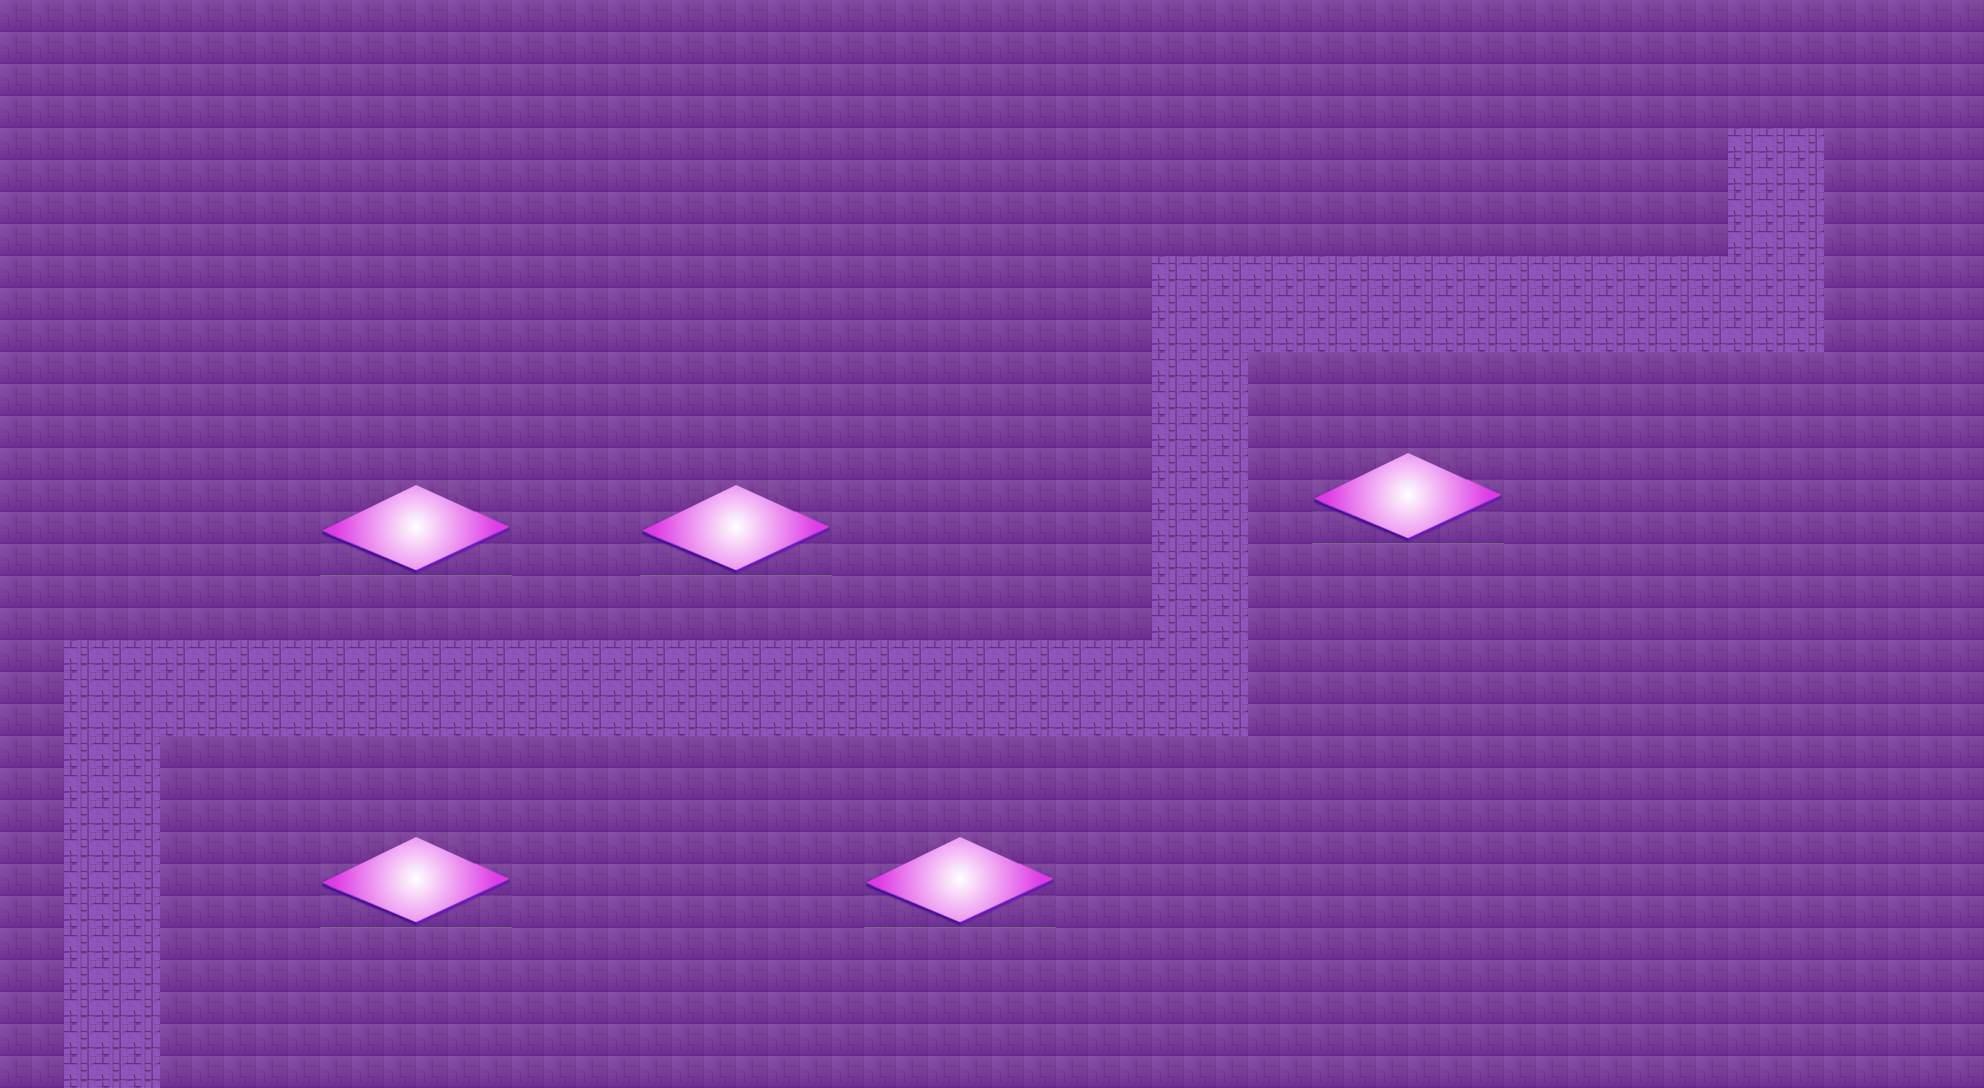

This is a level from a 2D game, rendered from its Tiled map with the project's own tilesets. A one-line summary and the map file follow, with tile-layer data summarised:
An orthogonal 62x34 tile map with 32x32 px tiles, 2 tile layers (background, Towers), 2 tilesets and 12 objects (Startpoint, Endpoint).

<map version="1.10" tiledversion="1.10.2" orientation="orthogonal" renderorder="left-up" width="62" height="34" tilewidth="32" tileheight="32" infinite="0" nextlayerid="6" nextobjectid="33">
 <tileset firstgid="1" name="Background" tilewidth="32" tileheight="32" tilecount="7" columns="0">
  <grid orientation="orthogonal" width="1" height="1" />
  <tile id="0">
   <image width="32" height="32" source="../tiles/background-tile-1.png" />
  </tile>
  <tile id="1">
   <image width="32" height="32" source="../tiles/background-tile-2.png" />
  </tile>
  <tile id="2">
   <image width="32" height="32" source="../tiles/background-tile-3.png" />
  </tile>
  <tile id="3">
   <image width="32" height="32" source="../tiles/background-tile-4.png" />
  </tile>
  <tile id="4">
   <image width="32" height="32" source="../tiles/background-tile-5.png" />
  </tile>
  <tile id="5">
   <image width="32" height="32" source="../tiles/path-tile.png" />
  </tile>
  <tile id="7" type="WayPoint">
   <properties>
    <property name="isWayPoint" type="bool" value="true" />
   </properties>
   <image width="32" height="32" source="../tiles/path-tile.png" />
  </tile>
 </tileset>
 <tileset firstgid="9" name="tower-base-empty" tilewidth="32" tileheight="32" tilecount="18" columns="6">
  <image source="../buildings/tower-base-empty.png" width="192" height="96" />
 </tileset>
 <layer id="1" name="background" width="62" height="34">
  <data>[2108 cells, 2108 non-empty, 3 distinct tile ids]</data>
 </layer>
 <layer id="4" name="Towers" width="62" height="34">
  <data>[2108 cells, 90 non-empty, 18 distinct tile ids]</data>
 </layer>
 <objectgroup id="2" name="Map" class="BaseMap">
  <object id="1" name="Startpoint" x="64" y="928" width="96" height="96">
   <properties>
    <property name="isStartPoint" type="bool" value="false" />
   </properties>
  </object>
  <object id="3" name="Endpoint" x="1728" y="128" width="96" height="104.471">
   <properties>
    <property name="isEndPoint" type="bool" value="false" />
   </properties>
  </object>
 </objectgroup>
 <objectgroup id="3" name="TowerSpots" class="TowerSpot">
  <object id="28" x="640" y="480" width="189.333" height="95.3381" />
  <object id="29" x="864" y="832" width="189.333" height="95.3381" />
  <object id="30" x="320" y="832" width="189.333" height="95.3381" />
  <object id="31" x="1312" y="448" width="189.333" height="95.3381" />
  <object id="32" x="320" y="480" width="189.333" height="95.3381" />
 </objectgroup>
 <objectgroup id="5" name="WayPoints">
  <object id="21" x="111" y="687">
   <point />
  </object>
  <object id="20" x="1199" y="687">
   <point />
  </object>
  <object id="17" x="1199.5" y="302.5">
   <point />
  </object>
  <object id="18" x="1775" y="303">
   <point />
  </object>
  <object id="19" x="1775.5" y="185.667">
   <point />
  </object>
 </objectgroup>
</map>
